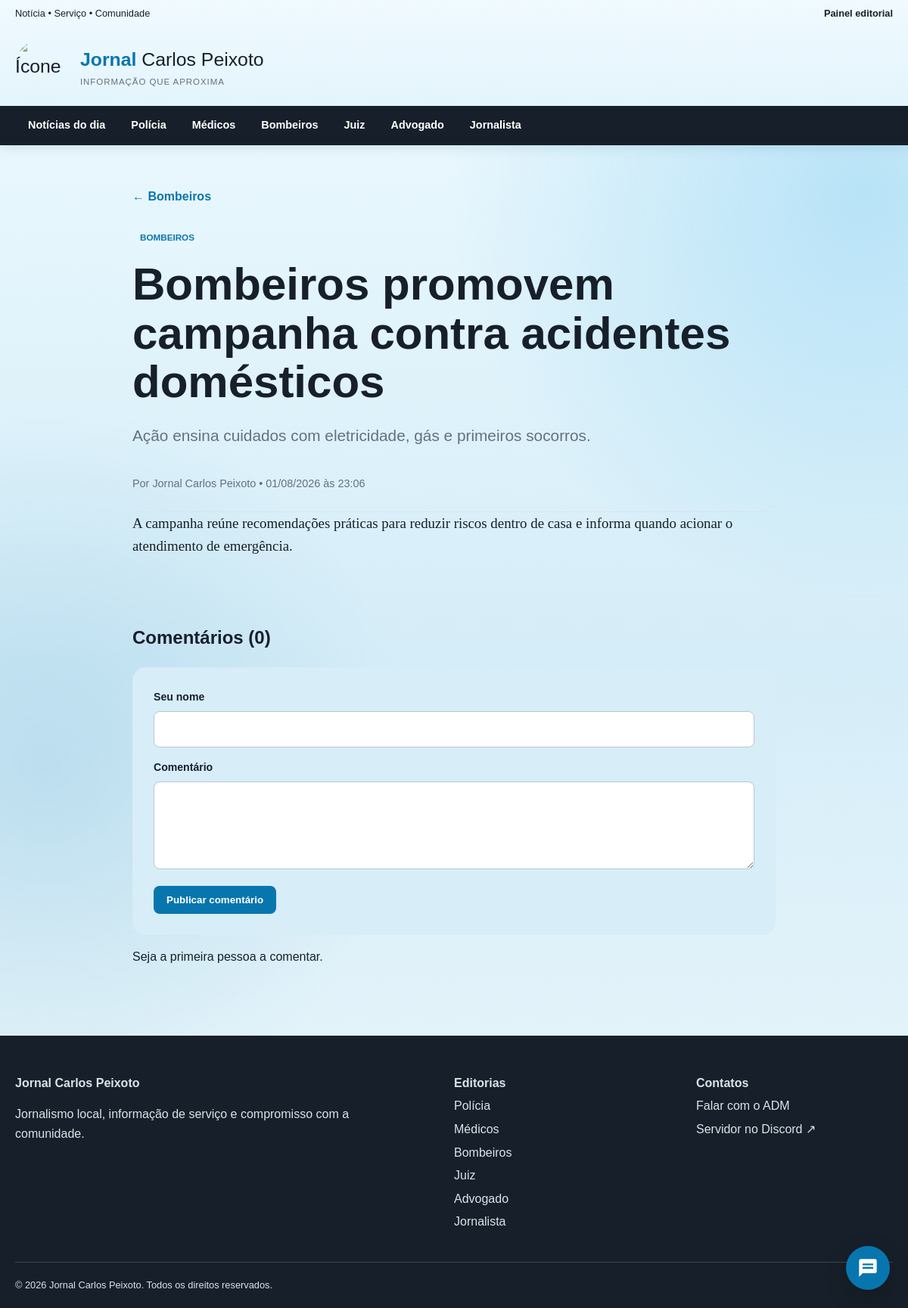
The app's page /noticia/4 with its own data.
### app.py (models this page shows)
class News(db.Model):
    __tablename__ = "news"
    id = db.Column(db.Integer, primary_key=True)
    title = db.Column(db.String(180), nullable=False)
    summary = db.Column(db.String(350), nullable=False)
    content = db.Column(db.Text, nullable=False)
    category = db.Column(db.String(40), nullable=False, index=True)
    source_name = db.Column(db.String(120))
    source_image_mimetype = db.Column(db.String(80))
    source_image_data = db.Column(db.LargeBinary)
    image = db.Column(db.String(255))
    image_mimetype = db.Column(db.String(80))
    image_data = db.Column(db.LargeBinary)
    featured = db.Column(db.Boolean, nullable=False, default=False)
    created_at = db.Column(db.DateTime(timezone=True), nullable=False, default=utc_now)
    updated_at = db.Column(db.DateTime(timezone=True), nullable=False, default=utc_now, onupdate=utc_now)
    comments = db.relationship("Comment", back_populates="article", cascade="all, delete-orphan")

### app.py (the view, shortened to what this page needs)
@app.route("/noticia/<int:news_id>", methods=["GET", "POST"])
def news_detail(news_id):
    article = db.get_or_404(News, news_id)
    comments = db.session.execute(db.select(Comment).where(Comment.news_id == news_id).order_by(Comment.created_at.desc())).scalars().all()
    return render_template("news_detail.html", article=article, comments=comments)

### app.py (called while the page is built)
@app.context_processor
def globals_for_templates():
    return {
        "categories": CATEGORIES,
        "category_links": [{"name": name, "slug": CATEGORY_TO_SLUG[name]} for name in CATEGORIES],
        "category_slug": CATEGORY_TO_SLUG,
        "current_year": datetime.now().year,
    }

@app.template_filter("datetime_br")
def datetime_br(value):
    if not value:
        return "Sem atualização"
    if isinstance(value, str):
        try:
            value = datetime.fromisoformat(value)
        except ValueError:
            return value
    if value.tzinfo is None:
        value = value.replace(tzinfo=timezone.utc)
    return value.astimezone(BAHIA_TIMEZONE).strftime("%d/%m/%Y às %H:%M")

### templates/news_detail.html (shortened to what this page needs)
{% extends 'base.html' %}
{% block content %}
<article class="article container">
  <a class="back" href="{{ url_for('category', slug=category_slug[article.category]) }}">← {{ article.category }}</a>
  <span class="tag">{{ article.category }}</span>
  <h1>{{ article.title }}</h1>
  <p class="deck">{{ article.summary }}</p>
  <div class="byline">Por Jornal Carlos Peixoto • {{ article.created_at|datetime_br }}</div>
  <div class="article-body">
    {% for paragraph in article.content.split('\n') %}
      {% if paragraph %}<p>{{ paragraph }}</p>{% endif %}
    {% endfor %}
  </div>
</article>
<section id="comentarios" class="comments container">
  <h2>Comentários ({{ comments|length }})</h2>
  <form method="post" class="comment-form">
    <label>Seu nome<input name="author" maxlength="80" required></label>
    <label>Comentário<textarea name="content" maxlength="1000" rows="4" required></textarea></label>
    <button class="button" type="submit">Publicar comentário</button>
  </form>
  <div class="comment-list">
    {% for comment in comments %}
    <article>
      <strong>{{ comment.author }}</strong>
      <time>{{ comment.created_at|datetime_br }}</time>
      <p>{{ comment.content }}</p>
    </article>
    {% else %}
    <p>Seja a primeira pessoa a comentar.</p>
    {% endfor %}
  </div>
</section>
{% endblock %}

### static/css/style.css (style rules this page uses)
:root { --blue:#2da9e8;--blue-dark:#0876ae;--ink:#17202a;--muted:#65717d;--paper:#fbf7ed;--line:#dce4e8;--white:#fff;--red:#c43d3d;--radius:18px;--shadow:0 14px 40px rgba(19,53,71,.10) }
* { box-sizing:border-box }
html { scroll-behavior:smooth }
body { margin:0;color:var(--ink);font-family:Arial,Helvetica,sans-serif;line-height:1.6;background:#fff }
a { color:inherit;text-decoration:none }
.container { width:min(1160px,calc(100% - 32px));margin:auto }
.tag { display:inline-block;color:var(--blue-dark);background:#e6f6fd;padding:4px 10px;border-radius:999px;font-size:.73rem;font-weight:bold;text-transform:uppercase }
.article { max-width:850px;padding-top:55px }
.back { display:block;margin-bottom:28px;color:var(--blue-dark);font-weight:bold }
.article h1 { font-size:clamp(2.3rem,5vw,4rem);line-height:1.08;margin:16px 0 }
.deck { font-size:1.3rem;color:var(--muted) }
.byline { border-bottom:1px solid var(--line);padding:15px 0 25px;color:var(--muted);font-size:.9rem }
.article-body { font-family:Georgia,serif;font-size:1.18rem }
.article-body p { margin:0 0 1.4em }
.comments { max-width:850px;padding:40px 0 75px }
.comment-form,.panel { background:var(--paper);padding:28px;border-radius:var(--radius) }
label { display:block;font-weight:bold;font-size:.88rem }
input,textarea,select { width:100%;margin-top:7px;border:1px solid #b9c7ce;border-radius:8px;padding:12px;font:inherit;background:#fff }
textarea { resize:vertical }
.comment-form label+label { margin-top:15px }
.button { display:inline-block;border:0;border-radius:8px;padding:11px 17px;background:var(--blue-dark);color:#fff;font-weight:bold;cursor:pointer;margin-top:16px }

### static/css/theme.css (style rules this page uses)
:root { --site-background: #d5edf8; --site-background-light: #e8f7fd; --paper: #cfeaf7; }
body { background: var(--site-background); }
.panel, .comment-form, .chat-form, .category-admin-card { background: #d7edf8; }

### records on screen
News: category "Bombeiros", category "BOMBEIROS", title "Bombeiros promovem campanha contra acidentes domésticos", summary "Ação ensina cuidados com eletricidade, gás e primeiros socorros.", created_at "01/08/2026 às 23:06", content "A campanha reúne recomendações práticas para reduzir riscos dentro de casa e informa quando acionar o atendimento de emergência."

### other values on screen
{{ item.name }} "Polícia" "Médicos" "Bombeiros" "Juiz" "Advogado" "Jornalista"
{{ comments|length }} "0"
